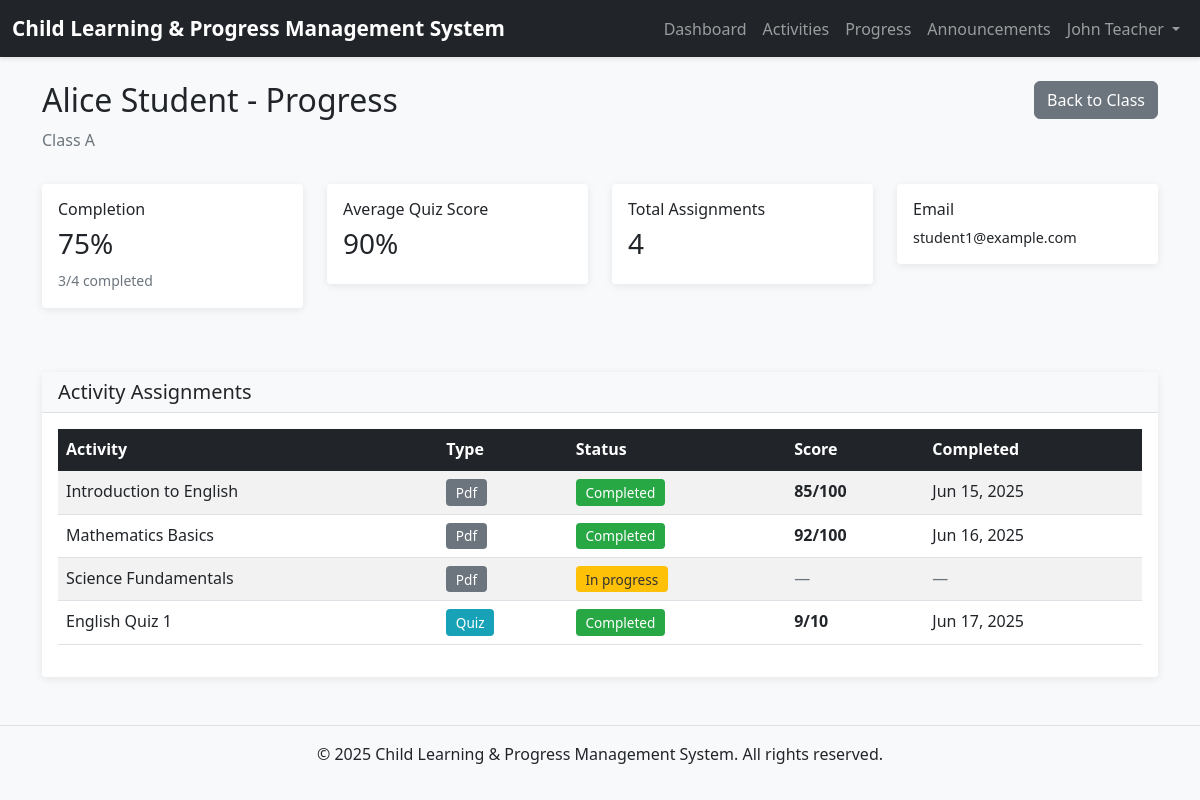
Screenshot of /teacher/student_progress.php?student_id=1 (signed in) with the database file from the repository.
### tables this page shows
CREATE TABLE users (
    id INT AUTO_INCREMENT PRIMARY KEY,
    email VARCHAR(255) NOT NULL UNIQUE,
    password VARCHAR(255) NOT NULL,
    full_name VARCHAR(255) NOT NULL,
    role ENUM('admin', 'teacher', 'student', 'parent') NOT NULL,
    created_at TIMESTAMP DEFAULT CURRENT_TIMESTAMP,
    updated_at TIMESTAMP DEFAULT CURRENT_TIMESTAMP ON UPDATE CURRENT_TIMESTAMP
);

CREATE TABLE students (
    id INT AUTO_INCREMENT PRIMARY KEY,
    user_id INT NOT NULL UNIQUE,
    class_id INT NOT NULL,
    parent_user_id INT,
    enrollment_date TIMESTAMP DEFAULT CURRENT_TIMESTAMP,
    created_at TIMESTAMP DEFAULT CURRENT_TIMESTAMP,
    updated_at TIMESTAMP DEFAULT CURRENT_TIMESTAMP ON UPDATE CURRENT_TIMESTAMP,
    FOREIGN KEY (user_id) REFERENCES users(id) ON DELETE CASCADE ON UPDATE CASCADE,
    FOREIGN KEY (class_id) REFERENCES classes(id) ON DELETE RESTRICT ON UPDATE CASCADE,
    FOREIGN KEY (parent_user_id) REFERENCES users(id) ON DELETE SET NULL ON UPDATE CASCADE
);

CREATE TABLE classes (
    id INT AUTO_INCREMENT PRIMARY KEY,
    class_name VARCHAR(100) NOT NULL,
    grade VARCHAR(50) NOT NULL,
    section VARCHAR(50),
    teacher_id INT NOT NULL,
    created_at TIMESTAMP DEFAULT CURRENT_TIMESTAMP,
    updated_at TIMESTAMP DEFAULT CURRENT_TIMESTAMP ON UPDATE CURRENT_TIMESTAMP,
    FOREIGN KEY (teacher_id) REFERENCES users(id) ON DELETE RESTRICT ON UPDATE CASCADE
);

CREATE TABLE activities (
    id INT AUTO_INCREMENT PRIMARY KEY,
    title VARCHAR(255) NOT NULL,
    description TEXT,
    activity_type ENUM('pdf', 'quiz') NOT NULL,
    class_id INT,
    created_by INT NOT NULL,
    due_date DATETIME,
    max_marks INT DEFAULT 100,
    file_path VARCHAR(255),
    created_at TIMESTAMP DEFAULT CURRENT_TIMESTAMP,
    updated_at TIMESTAMP DEFAULT CURRENT_TIMESTAMP ON UPDATE CURRENT_TIMESTAMP,
    FOREIGN KEY (class_id) REFERENCES classes(id) ON DELETE SET NULL ON UPDATE CASCADE,
    FOREIGN KEY (created_by) REFERENCES users(id) ON DELETE RESTRICT ON UPDATE CASCADE
);

CREATE TABLE activity_assignments (
    id INT AUTO_INCREMENT PRIMARY KEY,
    activity_id INT NOT NULL,
    student_id INT NOT NULL,
    status ENUM('not_started', 'in_progress', 'completed') DEFAULT 'not_started',
    score INT,
    completed_at DATETIME,
    assigned_at TIMESTAMP DEFAULT CURRENT_TIMESTAMP,
    updated_at TIMESTAMP DEFAULT CURRENT_TIMESTAMP ON UPDATE CURRENT_TIMESTAMP,
    UNIQUE KEY unique_assignment (activity_id, student_id),
    FOREIGN KEY (activity_id) REFERENCES activities(id) ON DELETE CASCADE ON UPDATE CASCADE,
    FOREIGN KEY (student_id) REFERENCES students(id) ON DELETE CASCADE ON UPDATE CASCADE
);

### includes/auth.php (called while the page is built, shortened)
<?php
function isLoggedIn() {
    return isset($_SESSION['user_id']) && isset($_SESSION['role']);
}
function getCurrentUser() {
    global $mysqli;
    $user_id = $_SESSION['user_id'];
    $stmt = $mysqli->prepare("SELECT id, email, full_name, role FROM users WHERE id = ?");
    $stmt->bind_param("i", $user_id);
    $stmt->execute();
    $result = $stmt->get_result();
    if ($result->num_rows > 0) {
        return $result->fetch_assoc();
    }
    return null;
}
?>

### teacher/student_progress.php (the view, shortened to what this page needs)
<?php
require_once '../config/db.php';
require_once '../includes/auth.php';
$teacher_id = $_SESSION['user_id'];
$student_id = intval($_GET['student_id'] ?? 0);
$student = null;
if ($student_id > 0) {
    $stmt = $mysqli->prepare("
        SELECT s.id, s.user_id, u.full_name, u.email, c.id as class_id, c.class_name
        FROM students s
        JOIN users u ON s.user_id = u.id
        JOIN classes c ON s.class_id = c.id
        WHERE s.id = ? AND c.teacher_id = ?
    ");
    $stmt->bind_param("ii", $student_id, $teacher_id);
    $stmt->execute();
    $result = $stmt->get_result();
    if ($result->num_rows > 0) {
        $student = $result->fetch_assoc();
    }
}
$activities_stmt = $mysqli->prepare("
    SELECT aa.id, aa.activity_id, a.title, a.activity_type, aa.status, aa.score, aa.assigned_at, aa.completed_at, a.max_marks
    FROM activity_assignments aa
    JOIN activities a ON aa.activity_id = a.id
    WHERE aa.student_id = ?
    ORDER BY aa.assigned_at DESC
");
$activities_stmt->bind_param("i", $student_id);
$activities_stmt->execute();
$assignments = $activities_stmt->get_result()->fetch_all(MYSQLI_ASSOC);
$total = count($assignments);
$completed = count(array_filter($assignments, fn($a) => $a['status'] === STATUS_COMPLETED));
$completion_percent = $total > 0 ? round(($completed / $total) * 100) : 0;
$quiz_scores = array_filter($assignments, fn($a) => $a['activity_type'] === ACTIVITY_TYPE_QUIZ && $a['score'] !== null);
$avg_score = 0;
if (count($quiz_scores) > 0) {
    $total_score = array_sum(array_map(fn($a) => $a['score'], $quiz_scores));
    $total_marks = array_sum(array_map(fn($a) => $a['max_marks'], $quiz_scores));
    $avg_score = $total_marks > 0 ? round(($total_score / $total_marks) * 100) : 0;
}
include '../includes/header.php';
include '../includes/nav.php';
?>
<div class="container mt-4">
    <div class="row mb-3">
        <div class="col-md-8">
            <h2><?php echo htmlspecialchars($student['full_name']); ?> - Progress</h2>
            <p class="text-muted"><?php echo htmlspecialchars($student['class_name']); ?></p>
        </div>
        <div class="col-md-4 text-end">
            <a href="class_progress.php?class_id=<?php echo $student['class_id']; ?>" class="btn btn-secondary">Back to Class</a>
        </div>
    </div>
    <div class="row mb-4">
        <div class="col-md-3 mb-3">
            <div class="card">
                <div class="card-body">
                    <h6 class="card-title">Completion</h6>
                    <h3><?php echo $completion_percent; ?>%</h3>
                    <small class="text-muted"><?php echo $completed; ?>/<?php echo $total; ?> completed</small>
                </div>
            </div>
        </div>
        <div class="col-md-3 mb-3">
            <div class="card">
                <div class="card-body">
                    <h6 class="card-title">Average Quiz Score</h6>
                    <h3><?php echo $avg_score; ?>%</h3>
                </div>
            </div>
        </div>
        <div class="col-md-3 mb-3">
            <div class="card">
                <div class="card-body">
                    <h6 class="card-title">Total Assignments</h6>
                    <h3><?php echo $total; ?></h3>
                </div>
            </div>
        </div>
        <div class="col-md-3 mb-3">
            <div class="card">
                <div class="card-body">
                    <h6 class="card-title">Email</h6>
                    <p class="card-text" style="font-size: 0.9em;"><?php echo htmlspecialchars($student['email']); ?></p>
                </div>
            </div>
        </div>
    </div>
    <div class="card">
        <div class="card-header">
            <h5 class="mb-0">Activity Assignments</h5>
        </div>
        <div class="card-body table-responsive">
            <?php if (count($assignments) > 0): ?>
                <table class="table table-striped table-hover">
                    <thead class="table-dark">
                        <tr>
                            <th>Activity</th>
                            <th>Type</th>
                            <th>Status</th>
                            <th>Score</th>
                            <th>Completed</th>
                        </tr>
                    </thead>
                    <tbody>
                        <?php foreach ($assignments as $assignment): ?>
                            <tr>
                                <td><?php echo htmlspecialchars($assignment['title']); ?></td>
                                <td>
                                    <span class="badge bg-<?php echo $assignment['activity_type'] === ACTIVITY_TYPE_QUIZ ? 'info' : 'secondary'; ?>">
                                        <?php echo ucfirst($assignment['activity_type']); ?>
                                    </span>
                                </td>
                                <td>
                                    <span class="badge bg-<?php
                                        echo $assignment['status'] === STATUS_COMPLETED ? 'success' :
                                             ($assignment['status'] === STATUS_IN_PROGRESS ? 'warning' : 'secondary');
                                    ?>">
                                        <?php echo ucfirst(str_replace('_', ' ', $assignment['status'])); ?>
                                    </span>
                                </td>
                                <td>
                                    <?php if ($assignment['score'] !== null): ?>
                                        <strong><?php echo $assignment['score']; ?>/<?php echo $assignment['max_marks']; ?></strong>
                                    <?php else: ?>
                                        <span class="text-muted">—</span>
                                    <?php endif; ?>
                                </td>
                                <td>
                                    <?php if ($assignment['completed_at']): ?>
                                        <?php echo date('M d, Y', strtotime($assignment['completed_at'])); ?>
                                    <?php else: ?>
                                        <span class="text-muted">—</span>
                                    <?php endif; ?>
                                </td>
                            </tr>
                        <?php endforeach; ?>
                    </tbody>
                </table>
            <?php else: ?>
                <p class="text-muted">No assignments for this student yet.</p>
            <?php endif; ?>
        </div>
    </div>
</div>
<?php include '../includes/footer.php'; ?>

### includes/nav.php (shortened to what this page needs)
<nav class="navbar navbar-expand-lg navbar-dark bg-dark">
    <div class="container-fluid">
        <a class="navbar-brand" href="<?php echo SITE_URL; ?>">
            <?php echo APP_NAME; ?>
        </a>
        <div class="collapse navbar-collapse" id="navbarNav">
            <ul class="navbar-nav ms-auto">
                <?php if (isLoggedIn()) { ?>
                    <?php
                    $current_user = getCurrentUser();
                    if ($current_user) {
                    ?>
                        <?php if ($current_user['role'] === ROLE_TEACHER) { ?>
                            <li class="nav-item">
                                <a class="nav-link" href="<?php echo SITE_URL; ?>teacher/dashboard.php">Dashboard</a>
                            </li>
                            <li class="nav-item">
                                <a class="nav-link" href="<?php echo SITE_URL; ?>teacher/activities_list.php">Activities</a>
                            </li>
                            <li class="nav-item">
                                <a class="nav-link" href="<?php echo SITE_URL; ?>teacher/class_progress.php">Progress</a>
                            </li>
                            <li class="nav-item">
                                <a class="nav-link" href="<?php echo SITE_URL; ?>announcements_list.php">Announcements</a>
                            </li>
                        <?php } ?>
                        <li class="nav-item dropdown">
                            <a class="nav-link dropdown-toggle" href="#" id="userDropdown" role="button" data-bs-toggle="dropdown">
                                <?php echo htmlspecialchars($current_user['full_name']); ?>
                            </a>
                        </li>
                    <?php } ?>
                <?php } ?>
            </ul>
        </div>
    </div>
</nav>

### css/style.css (style rules this page uses)
:root { --primary-color: #667eea; --secondary-color: #764ba2; --success-color: #28a745; --danger-color: #dc3545; --warning-color: #ffc107; --info-color: #17a2b8; }
body { font-family: 'Segoe UI', Tahoma, Geneva, Verdana, sans-serif; background-color: #f8f9fa; }
.navbar { box-shadow: 0 2px 4px rgba(0, 0, 0, 0.1); }
.navbar-brand { font-weight: 600; font-size: 1.3rem; }
.card { border: none; box-shadow: 0 2px 8px rgba(0, 0, 0, 0.08); margin-bottom: 1.5rem; transition: transform 0.2s, box-shadow 0.2s; }
.card-header { background-color: #f8f9fa; border-bottom: 1px solid #dee2e6; font-weight: 600; }
.badge { padding: 0.4rem 0.6rem; font-weight: 500; font-size: 0.85rem; }
.btn { border-radius: 0.375rem; font-weight: 500; transition: all 0.2s; }
.table { background-color: white; }
.table thead { background-color: #f8f9fa; font-weight: 600; }
.bg-success { background-color: var(--success-color) !important; }
.bg-warning { background-color: var(--warning-color) !important; color: #333 !important; }
.bg-info { background-color: var(--info-color) !important; }
.text-muted { color: #6c757d !important; }
* { transition: color 0.15s ease-in-out, background-color 0.15s ease-in-out; }
.btn, .card, .nav-link { transition: all 0.2s ease-in-out; }

### rows the page displays
users: full_name "John Teacher"
students: user.full_name "Alice Student", class.class_name "Class A", user.email "student1@example.com"
activities: max_marks.score "90"
activity_assignments: activity.title "Introduction to English", activity.activity_type "Pdf", status "Completed", score "85", activity.max_marks "100", completed_at "Jun 15, 2025"
activity_assignments: activity.title "Mathematics Basics", activity.activity_type "Pdf", status "Completed", score "92", activity.max_marks "100", completed_at "Jun 16, 2025"
activity_assignments: activity.title "Science Fundamentals", activity.activity_type "Pdf", status "In progress"
activity_assignments: activity.title "English Quiz 1", activity.activity_type "Quiz", status "Completed", score "9", activity.max_marks "10", completed_at "Jun 17, 2025"

### other values shown
APP_NAME "Child Learning & Progress Management System"
$completion_percent "75"
$completed "3"
$total "4"
